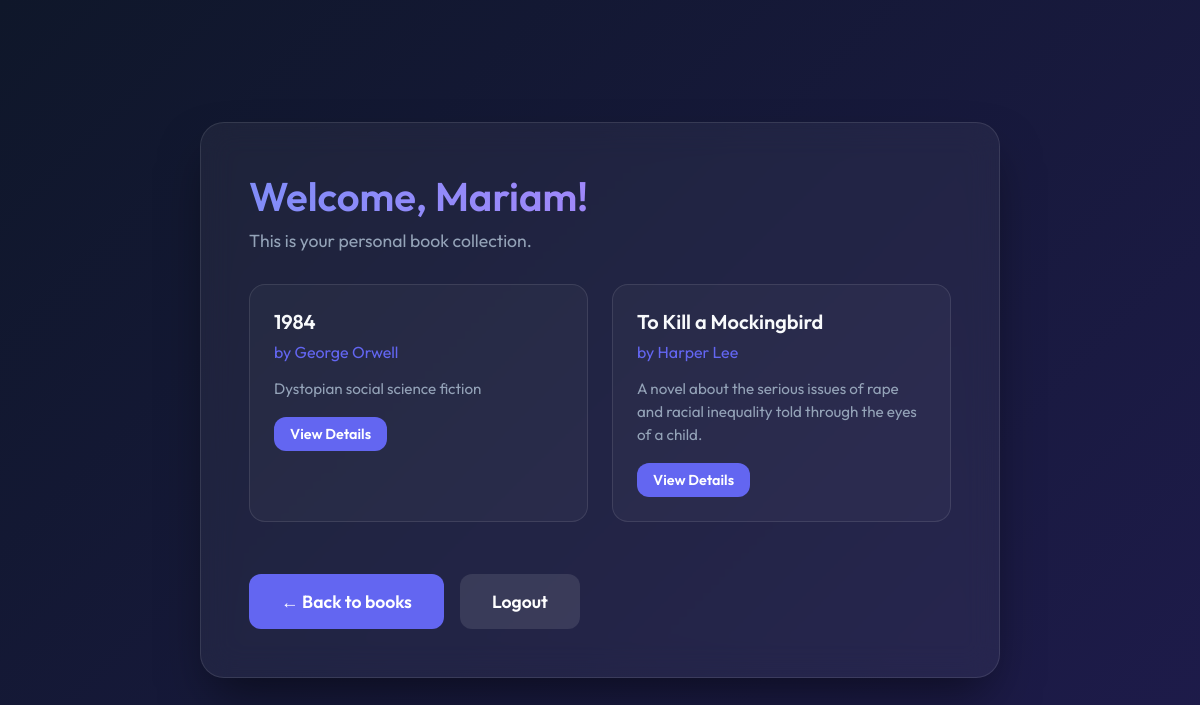
The page /reader/profile/ (signed in) on the database its author committed.
### reader/models.py (models this page shows, shortened)
class Reader(models.Model):
    first_name = models.CharField(max_length=100)
    last_name = models.CharField(max_length=100)
    email = models.EmailField(unique=True)
    phone = models.CharField(max_length=20, null=True, blank=True)
    age = models.IntegerField(null=True, blank=True)
    password = models.CharField(max_length=128, default='123')
    books = models.ManyToManyField(Book, related_name='readers')

### book/models.py (models this page shows, shortened)
class Book(models.Model):
    title = models.CharField(max_length=255)
    author = models.CharField(max_length=255)
    description = models.TextField()
    published_year = models.IntegerField(null=True, blank=True)

### reader/views.py (the view)
# urls.py: path('profile/', views.profile_view, name='reader_profile'),
def profile_view(request):
    reader_id = request.session.get('reader_id')
    if not reader_id:
        return redirect('index')
    reader = get_object_or_404(Reader, id=reader_id)
    my_books = reader.books.all()
    return render(request, 'reader/profile.html', {
        'reader': reader,
        'my_books': my_books
    })

### reader/templates/reader/profile.html (shortened to what this page needs)
{% load static %}
<!DOCTYPE html>
<html lang="en">
<head>
    <link rel="stylesheet" href="{% static 'book/style.css' %}">
</head>
<body>
    <div class="glass-container large">
        <h1>Welcome, {{ reader.first_name }}!</h1>
        <p>This is your personal book collection.</p>
        <div class="book-grid">
            {% if my_books %}
                <ul class="book-list">
                {% for book in my_books %}
                    <li class="book-card">
                        <div class="book-title">{{ book.title }}</div>
                        <div class="book-author">by {{ book.author }}</div>
                        <div class="book-desc">{{ book.description|truncatewords:20 }}</div>
                        <a href="{% url 'book-detail' book.pk %}" class="btn" style="padding: 0.5rem 1rem; font-size: 0.9rem;">View Details</a>
                    </li>
                {% endfor %}
                </ul>
            {% else %}
                <p>You haven't added any books to your profile yet.</p>
                <a href="{% url 'book-list' %}" class="btn">Browse collection</a>
            {% endif %}
        </div>
        <br>
        <div style="display: flex; gap: 1rem;">
            <a href="{% url 'book-list' %}" class="btn">← Back to books</a>
            <a href="{% url 'index' %}" class="btn" style="background: var(--surface-border);">Logout</a>
        </div>
    </div>
</body>
</html>

### book/static/book/style.css (style rules this page uses)
:root { --primary: #6366f1; --primary-hover: #4f46e5; --bg-gradient: linear-gradient(135deg, #0f172a 0%, #1e1b4b 100%); --surface-color: rgba(255, 255, 255, 0.05); --surface-border: rgba(255, 255, 255, 0.1); --text-primary: #f8fafc; --text-secondary: #94a3b8; }
* { box-sizing: border-box; margin: 0; padding: 0; }
body { font-family: 'Outfit', sans-serif; background: var(--bg-gradient); color: var(--text-primary); min-height: 100vh; display: flex; justify-content: center; align-items: center; padding: 2rem; }
.glass-container { background: var(--surface-color); backdrop-filter: blur(16px); -webkit-backdrop-filter: blur(16px); border: 1px solid var(--surface-border); border-radius: 24px; padding: 3rem; width: 100%; max-width: 500px; box-shadow: 0 25px 50px -12px rgba(0, 0, 0, 0.5); animation: fadeIn 0.8s ease-out; }
.glass-container.large { max-width: 800px; }
h1 { font-size: 2.5rem; font-weight: 600; margin-bottom: 0.5rem; background: linear-gradient(to right, #818cf8, #c084fc); -webkit-background-clip: text; background-clip: text; -webkit-text-fill-color: transparent; }
p { color: var(--text-secondary); margin-bottom: 2rem; font-size: 1.1rem; }
button, .btn { background: var(--primary); color: white; border: none; border-radius: 12px; padding: 1rem 2rem; font-size: 1.1rem; font-weight: 600; font-family: inherit; cursor: pointer; transition: all 0.3s cubic-bezier(0.4, 0, 0.2, 1); text-decoration: none; display: inline-block; text-align: center; }
.book-list { list-style: none; display: grid; gap: 1.5rem; grid-template-columns: repeat(auto-fill, minmax(300px, 1fr)); margin-bottom: 2rem; }
.book-card { background: rgba(255, 255, 255, 0.03); border: 1px solid var(--surface-border); border-radius: 16px; padding: 1.5rem; transition: transform 0.3s ease; }
.book-title { font-size: 1.25rem; font-weight: 600; color: var(--text-primary); margin-bottom: 0.5rem; }
.book-author { color: var(--primary); font-weight: 400; margin-bottom: 1rem; }
.book-desc { color: var(--text-secondary); font-size: 0.95rem; line-height: 1.5; margin-bottom: 1rem; }

### rows shown on the page
Reader: first_name "Mariam"
Book: title "1984", author "George Orwell", description "Dystopian social science fiction"
Book: title "To Kill a Mockingbird", author "Harper Lee", description "A novel about the serious issues of rape and racial inequality told through the eyes of a child."
